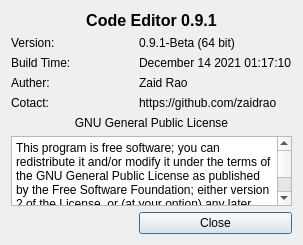
<?xml version="1.0" encoding="UTF-8"?>
<ui version="4.0">
 <class>about</class>
 <widget class="QDialog" name="about">
  <property name="geometry">
   <rect>
    <x>0</x>
    <y>0</y>
    <width>303</width>
    <height>205</height>
   </rect>
  </property>
  <property name="windowTitle">
   <string>Dialog</string>
  </property>
  <layout class="QGridLayout" name="gridLayout">
   <item row="3" column="0" colspan="2">
    <widget class="QPlainTextEdit" name="plainTextEdit">
     <property name="acceptDrops">
      <bool>false</bool>
     </property>
     <property name="undoRedoEnabled">
      <bool>false</bool>
     </property>
     <property name="readOnly">
      <bool>true</bool>
     </property>
     <property name="plainText">
      <string>This program is free software; you can redistribute it and/or modify it under the terms of the GNU General Public License as published by the Free Software Foundation; either version 2 of the License, or (at your option) any later version.

This program is distributed in the hope that it will be useful, but WITHOUT ANY WARRANTY; without even the implied warranty of MERCHANTABILITY or FITNESS FOR A PARTICULAR PURPOSE.  See the GNU General Public License for more details.</string>
     </property>
    </widget>
   </item>
   <item row="0" column="0" colspan="2">
    <widget class="QLabel" name="label">
     <property name="font">
      <font>
       <pointsize>12</pointsize>
       <weight>75</weight>
       <bold>true</bold>
      </font>
     </property>
     <property name="tabletTracking">
      <bool>false</bool>
     </property>
     <property name="text">
      <string>Code Editor 0.9.1</string>
     </property>
     <property name="alignment">
      <set>Qt::AlignCenter</set>
     </property>
     <property name="textInteractionFlags">
      <set>Qt::LinksAccessibleByMouse|Qt::TextSelectableByMouse</set>
     </property>
    </widget>
   </item>
   <item row="2" column="0" colspan="2">
    <widget class="QLabel" name="label_10">
     <property name="text">
      <string>GNU General Public License</string>
     </property>
     <property name="alignment">
      <set>Qt::AlignCenter</set>
     </property>
    </widget>
   </item>
   <item row="1" column="0">
    <layout class="QVBoxLayout" name="verticalLayout">
     <item>
      <widget class="QLabel" name="label_2">
       <property name="text">
        <string>Version:</string>
       </property>
      </widget>
     </item>
     <item>
      <widget class="QLabel" name="label_3">
       <property name="text">
        <string>Build Time:</string>
       </property>
      </widget>
     </item>
     <item>
      <widget class="QLabel" name="label_4">
       <property name="text">
        <string>Auther:</string>
       </property>
      </widget>
     </item>
     <item>
      <widget class="QLabel" name="label_5">
       <property name="text">
        <string>Cotact:</string>
       </property>
      </widget>
     </item>
    </layout>
   </item>
   <item row="1" column="1">
    <layout class="QVBoxLayout" name="verticalLayout_2">
     <item>
      <widget class="QLabel" name="label_6">
       <property name="text">
        <string>0.9.1-Beta (64 bit)</string>
       </property>
      </widget>
     </item>
     <item>
      <widget class="QLabel" name="label_7">
       <property name="text">
        <string>December 14 2021 01:17:10</string>
       </property>
      </widget>
     </item>
     <item>
      <widget class="QLabel" name="label_8">
       <property name="text">
        <string>Zaid Rao</string>
       </property>
       <property name="textInteractionFlags">
        <set>Qt::LinksAccessibleByMouse|Qt::TextSelectableByMouse</set>
       </property>
      </widget>
     </item>
     <item>
      <widget class="QLabel" name="label_9">
       <property name="mouseTracking">
        <bool>false</bool>
       </property>
       <property name="tabletTracking">
        <bool>false</bool>
       </property>
       <property name="text">
        <string>https://github.com/zaidrao</string>
       </property>
       <property name="openExternalLinks">
        <bool>true</bool>
       </property>
       <property name="textInteractionFlags">
        <set>Qt::LinksAccessibleByMouse|Qt::TextSelectableByMouse</set>
       </property>
      </widget>
     </item>
    </layout>
   </item>
   <item row="4" column="1">
    <widget class="QPushButton" name="pushButton">
     <property name="text">
      <string>Close</string>
     </property>
    </widget>
   </item>
   <item row="4" column="0">
    <spacer name="horizontalSpacer">
     <property name="orientation">
      <enum>Qt::Horizontal</enum>
     </property>
     <property name="sizeHint" stdset="0">
      <size>
       <width>40</width>
       <height>20</height>
      </size>
     </property>
    </spacer>
   </item>
  </layout>
 </widget>
 <resources/>
 <connections/>
</ui>
